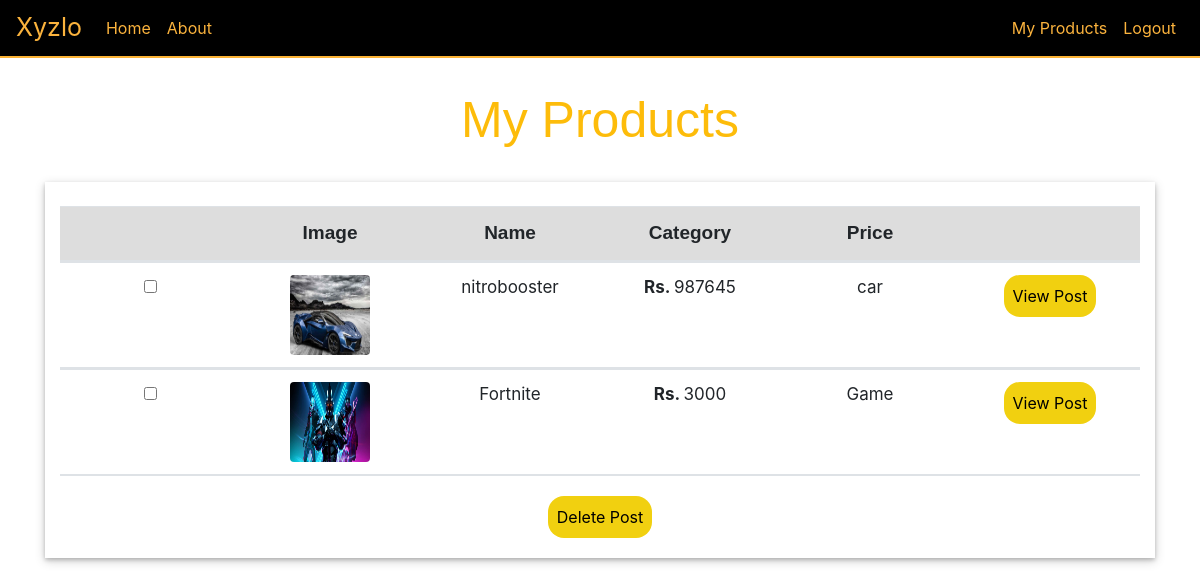
Screenshot of /userpost/ (signed in) with the database file from the repository.
### User/models.py (models this page shows, shortened)
class Product(models.Model):
    pro_email = models.EmailField(verbose_name="email", max_length=60,null=True)
    productOnwer_name = models.CharField(verbose_name="name", max_length=70,null=True)
    productOnwer_address = models.CharField(verbose_name="address", max_length=200,null=True)
    productOnwer_bdate = models.DateField(verbose_name="Birthdate",null=True)
    productOnwer_pnumber = PhoneNumberField(null=True)
    product_id = models.UUIDField(primary_key=True, default=uuid.uuid4, editable=False ,unique=True)
    product_image = models.ImageField(blank=True,null=True)
    product_name = models.CharField(verbose_name="product_name", max_length=70)
    product_price = models.IntegerField(verbose_name="product_price")
    product_description = models.CharField(verbose_name="product_deascription", max_length=500)
    product_category = models.CharField(verbose_name="product_category", max_length=70)
    product_location = models.CharField(verbose_name="product_location", max_length=500)

### User/views.py (the view)
# urls.py: path('userpost/',views.userpost ,name="userpost"),
def userpost(request):
    products = Product.objects.filter(pro_email=request.user.email)
    parameter = {'product':products}
    return render(request, "userpost.html",parameter)

### User/templates/userpost.html (shortened to what this page needs)
{% extends 'base.html' %}
{% block content %}
<div class="container">
<h1 class="text-center post-title">My Products</h1>
<div class="container-fluid post-table">
  <table class="table">
    <thead>
      <tr class="d-flex">
    <th class="col-2 text-center"></th>
<th class="col-2 text-center">Image</th>
  <th class="col-2 text-center">Name</th>
  <th class="col-2 text-center">Category</th>
  <th class="col-2 text-center">Price</th>
  <th class="col-2 text-center"></th>
  </tr>
  </thead>
<form action="deletepostmutiple/" method="POST" autocomplete="off">
  {% if product %}
{% for i in product %}
<tbody>
    <tr class="d-flex">
      <td class="col-2 text-center text-td">
        <input type="checkbox" name="checkbox" id="option{{i.product_id}}" value="{{i.product_id}}">
      </td>
    <td class="col-2 text-center">
        <img src="/media/{{i.product_image}}" class="rounded" alt="Image not found" style="height: 5rem;width: 5rem;">
    </td>
      <td class="col-2 text-center text-td">
        {{i.product_name}}
      </td>
      <td class="col-2 text-center text-td">
        <b>Rs. </b>{{i.product_price}}
      </td>
      <td class="col-2 text-center text-td">
        {{i.product_category}}
      </td>
      <td class="col-2 text-center">
        <a class="btn view-btn" href="{% url 'productDetails' product_id=i.product_id %}">View Post</a>
      </td>
      </tr>
      </tbody>
{% endfor %}
<br>
<tr>
<td class="form-group text-center col-12">
  <button type="submit" class="btn dlt-btn">Delete Post</button>
</td>
    </tr>
    {% endif %}
</form>
</table>
</div>
</div>
{% endblock content %}

### User/static/css/styles.css (style rules this page uses)
a:link { text-decoration: none; }
.post-title { font-family: Arial, Helvetica, sans-serif; font-size: 50px; margin-top: 4vh; color:rgb(253, 188, 10); }
.post-table { margin-top: 4vh; box-shadow: 0 2px 4px 0 rgba(0, 0, 0, 0.2), 0 3px 10px 0 rgba(0, 0, 0, 0.19); }
.post-table thead { background-color: rgb(221, 221, 221); }
.post-table th { font-family: Arial, Helvetica, sans-serif; font-size: 19px; }
.post-table td { font-size: 17px; }
.view-btn, .dlt-btn { padding: 1vh; background-color: rgb(241, 208, 16); border-radius: 2vh; color: black; }
.dlt-btn { margin: 1vh 0; }

### rows the page displays
Product: product_image (picture), product_name "nitrobooster", product_price "987645", product_category "car"
Product: product_image (picture), product_name "Fortnite", product_price "3000", product_category "Game"
